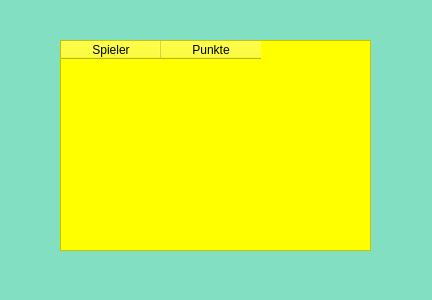
<?xml version="1.0" encoding="UTF-8"?>
<ui version="4.0">
 <class>Statistic</class>
 <widget class="QDialog" name="Statistic">
  <property name="geometry">
   <rect>
    <x>0</x>
    <y>0</y>
    <width>432</width>
    <height>300</height>
   </rect>
  </property>
  <property name="windowTitle">
   <string>Dialog</string>
  </property>
  <property name="styleSheet">
   <string notr="true">background-color: rgba(60, 204, 160, 0.4);</string>
  </property>
  <widget class="QTableWidget" name="tableWinner">
   <property name="geometry">
    <rect>
     <x>60</x>
     <y>40</y>
     <width>311</width>
     <height>211</height>
    </rect>
   </property>
   <property name="font">
    <font>
     <family>Copperplate Gothic Light</family>
     <pointsize>12</pointsize>
     <weight>50</weight>
     <italic>false</italic>
     <bold>false</bold>
    </font>
   </property>
   <property name="styleSheet">
    <string notr="true">background-color:  yellow;
font: 12pt &quot;Copperplate Gothic Light&quot;;</string>
   </property>
   <column>
    <property name="text">
     <string>Spieler</string>
    </property>
   </column>
   <column>
    <property name="text">
     <string>Punkte</string>
    </property>
   </column>
  </widget>
 </widget>
 <resources/>
 <connections/>
</ui>
